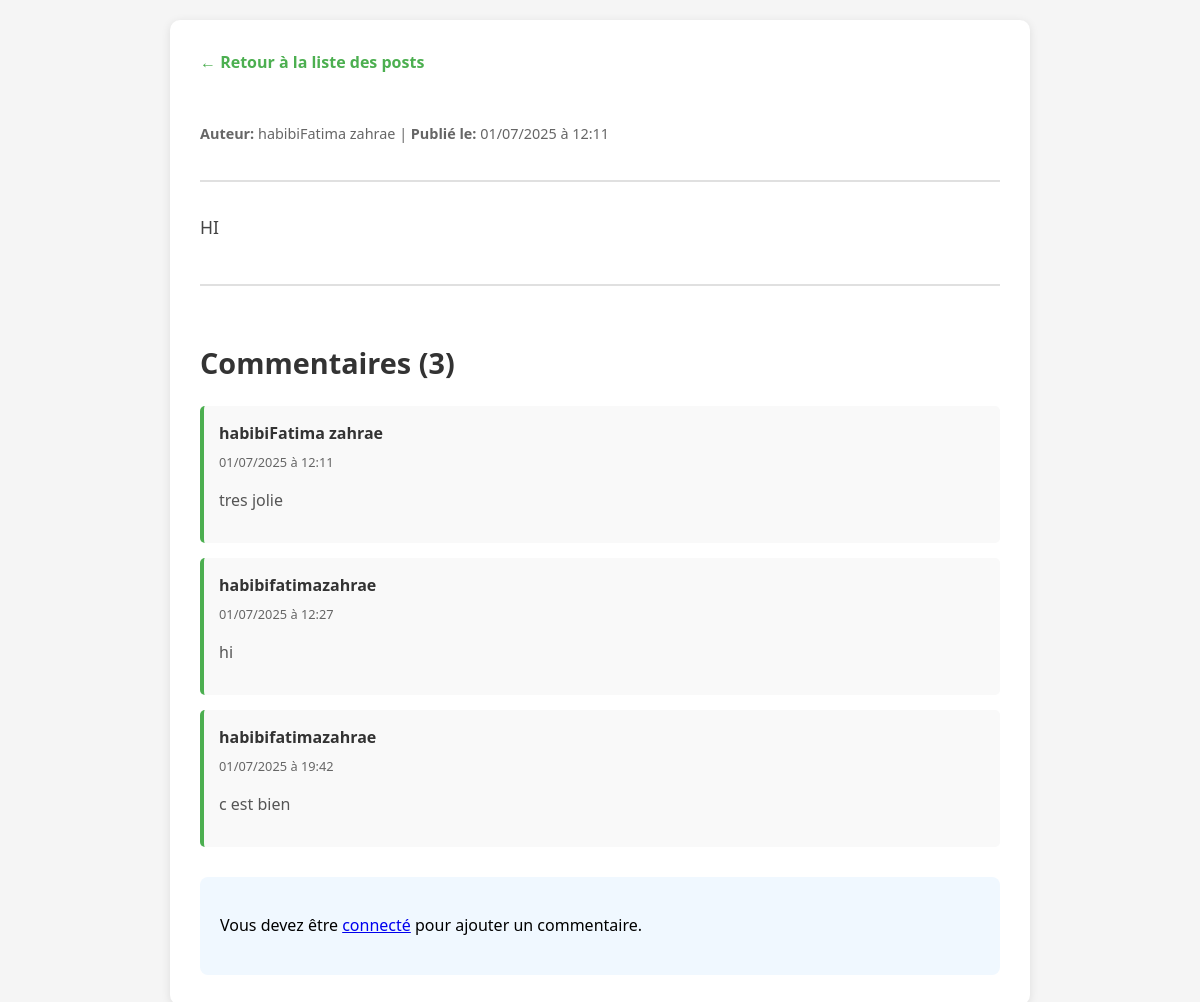
/post/5/, run on the app's committed database.
### posts/models.py (models this page shows, shortened)
class Post(models.Model):
    author = models.ForeignKey(User, on_delete=models.CASCADE, related_name='posts')
    content = models.TextField()
    image = models.ImageField(upload_to='post_images/', blank=True, null=True)
    created_at = models.DateTimeField(auto_now_add=True)
    likes = models.ManyToManyField(User, related_name='liked_posts', blank=True)  # <-- ajouté ici

class Comment(models.Model):
    post = models.ForeignKey(Post, on_delete=models.CASCADE, related_name='comments')
    author = models.ForeignKey(User, on_delete=models.CASCADE)
    content = models.TextField()
    created_at = models.DateTimeField(auto_now_add=True)

### posts/views.py (the view)
# urls.py: path('post/<int:post_id>/', views.post_detail, name='post_detail'),
def post_detail(request, post_id):
    post = get_object_or_404(Post, id=post_id)
    return render(request, 'posts/post_detail.html', {'post': post})

### templates/posts/post_detail.html (shortened to what this page needs)
<!DOCTYPE html>
<html lang="fr">
<head>
</head>
<body>
    <div class="container">
        <a href="{% url 'post_list' %}" class="back-link">← Retour à la liste des posts</a>
        <div class="post-header">
            <div class="post-meta">
                <strong>Auteur:</strong> {{ post.author.username }} |
                <strong>Publié le:</strong> {{ post.created_at|date:"d/m/Y à H:i" }}
            </div>
        </div>
        <div class="post-content">
            {{ post.content|linebreaks }}
        </div>
        <div class="comments-section">
            <h2 class="comments-title">
                Commentaires ({{ post.comments.count }})
            </h2>
            {% if post.comments.all %}
                {% for comment in post.comments.all %}
                <div class="comment">
                    <div class="comment-author">{{ comment.author.username }}</div>
                    <div class="comment-date">{{ comment.created_at|date:"d/m/Y à H:i" }}</div>
                    <div class="comment-content">{{ comment.content|linebreaks }}</div>
                </div>
                {% endfor %}
            {% else %}
                <div class="no-comments">
                    Aucun commentaire pour le moment. Soyez le premier à commenter !
                </div>
            {% endif %}
            {% if user.is_authenticated %}
            <div class="comment-form">
                <h3>Ajouter un commentaire</h3>
                <form method="post" action="{% url 'add_comment' post.id %}">
                    {% csrf_token %}
                    <div class="form-group">
                        <label for="content">Votre commentaire :</label>
                        <textarea name="content" id="content" placeholder="Écrivez votre commentaire ici..." required></textarea>
                    </div>
                    <button type="submit" class="btn">Publier le commentaire</button>
                </form>
            </div>
            {% else %}
            <div class="comment-form">
                <p>Vous devez être <a href="{% url 'login' %}">connecté</a> pour ajouter un commentaire.</p>
            </div>
            {% endif %}
        </div>
    </div>
</body>
</html>

### templates/posts/post_detail.html (style rules this page uses)
body { font-family: 'Segoe UI', Tahoma, Geneva, Verdana, sans-serif; line-height: 1.6; margin: 0; padding: 20px; background-color: #f5f5f5; }
.container { max-width: 800px; margin: 0 auto; background-color: white; padding: 30px; border-radius: 10px; box-shadow: 0 2px 10px rgba(0,0,0,0.1); }
.post-header { border-bottom: 2px solid #e0e0e0; padding-bottom: 20px; margin-bottom: 30px; }
.post-meta { color: #666; font-size: 0.9em; margin-bottom: 15px; }
.post-content { font-size: 1.1em; line-height: 1.8; color: #444; margin-bottom: 40px; }
.comments-section { border-top: 2px solid #e0e0e0; padding-top: 30px; }
.comments-title { color: #333; font-size: 1.8em; margin-bottom: 20px; }
.comment { background-color: #f9f9f9; border-left: 4px solid #4CAF50; padding: 15px; margin-bottom: 15px; border-radius: 5px; }
.comment-author { font-weight: bold; color: #333; margin-bottom: 5px; }
.comment-date { color: #666; font-size: 0.8em; margin-bottom: 10px; }
.comment-content { color: #555; line-height: 1.5; }
.comment-form { background-color: #f0f8ff; padding: 20px; border-radius: 8px; margin-top: 30px; }
.back-link { display: inline-block; margin-bottom: 20px; color: #4CAF50; text-decoration: none; font-weight: bold; }

### data on the page
Post: author.username "habibiFatima zahrae", created_at "01/07/2025 à 12:11", content "HI", comments.count "3"
Comment: author.username "habibiFatima zahrae", created_at "01/07/2025 à 12:11", content "tres jolie"
Comment: author.username "habibifatimazahrae", created_at "01/07/2025 à 12:27", content "hi"
Comment: author.username "habibifatimazahrae", created_at "01/07/2025 à 19:42", content "c est bien"
